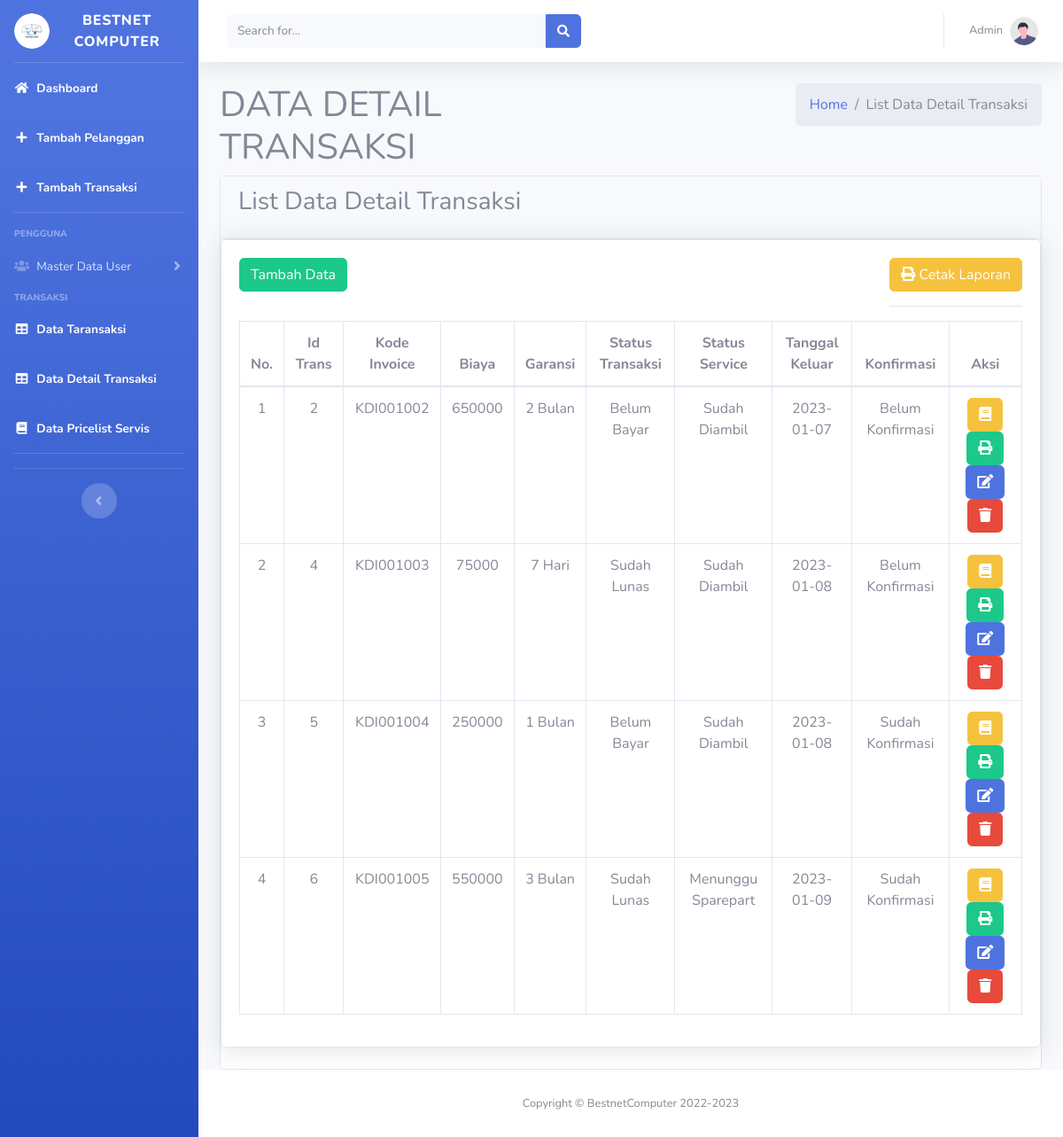
/index.php/detailtransaksi, run on an earlier commit of the app's database.
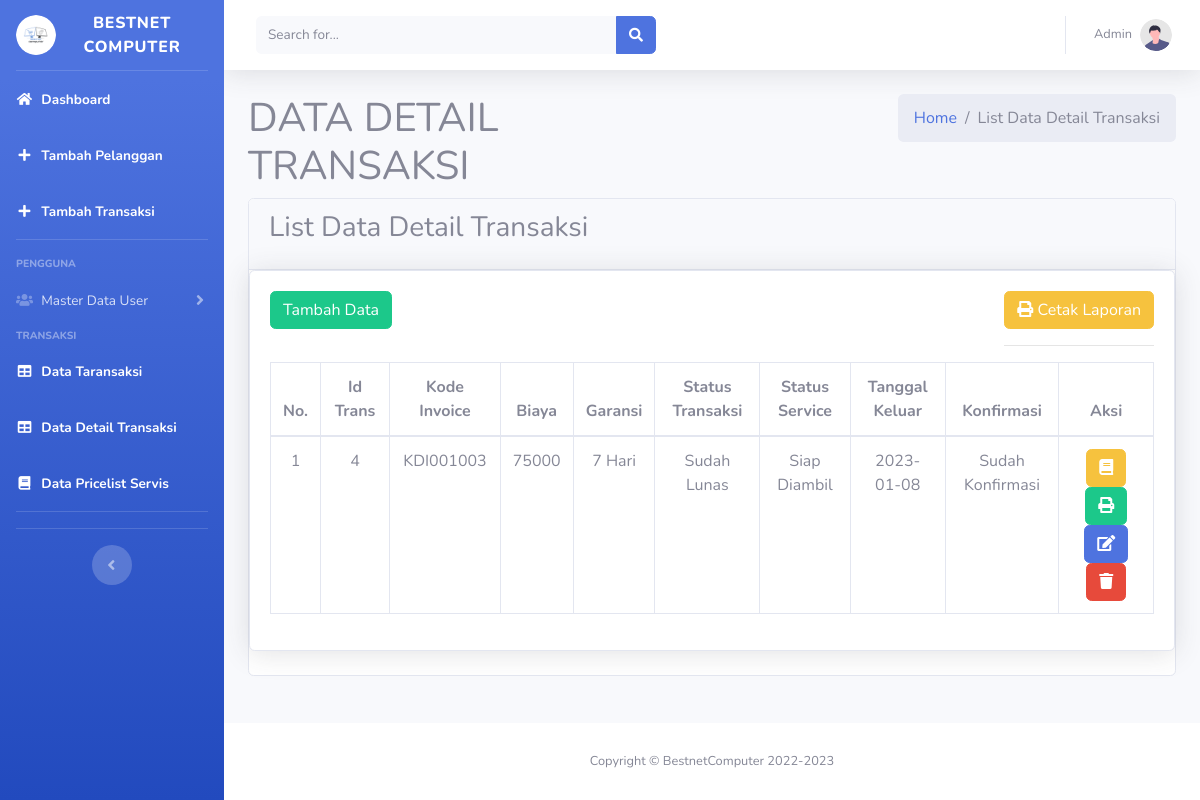
And on a later commit of the database.
### tables this page shows
CREATE TABLE `tbl_detailtransaksi` (
  `Id_Detailtrans` int(11) NOT NULL AUTO_INCREMENT,
  `Id_Transaksi` int(11) DEFAULT NULL,
  `Kode_Invoice` varchar(25) DEFAULT NULL,
  `Harga` varchar(10) DEFAULT NULL,
  `Garansi` varchar(50) DEFAULT NULL,
  `Status_Transaksi` enum('Belum Bayar','DP','Sudah Lunas') NOT NULL,
  `Status_Servis` enum('Dibatalkan','Menunggu Sparepart','On Process','Siap Diambil','Sudah Diambil') NOT NULL,
  `Tanggal_Keluar` date DEFAULT NULL,
  `Konfirmasi` enum('Belum Konfirmasi','Sudah Konfirmasi') NOT NULL,
  PRIMARY KEY (`Id_Detailtrans`),
  KEY `tbl_detailtransaksi_ibfk_1` (`Id_Transaksi`),
  CONSTRAINT `tbl_detailtransaksi_ibfk_1` FOREIGN KEY (`Id_Transaksi`) REFERENCES `tbl_transaksi` (`Id_Transaksi`) ON DELETE CASCADE ON UPDATE CASCADE
);

CREATE TABLE `tbl_transaksi` (
  `Id_Transaksi` int(11) NOT NULL AUTO_INCREMENT,
  `Id_User` varchar(11) DEFAULT NULL,
  `Id_Pelanggan` int(11) DEFAULT NULL,
  `Tanggal_Masuk` date DEFAULT NULL,
  `Tipe` enum('Laptop','Printer','Proyektor','PC AIO','PC Build Up','PC Rakitan','Scanner','Monitor') DEFAULT NULL,
  `Model` varchar(50) DEFAULT NULL,
  `Kelengkapan` varchar(100) DEFAULT NULL,
  `Kendala` varchar(100) DEFAULT NULL,
  PRIMARY KEY (`Id_Transaksi`),
  KEY `Id_User` (`Id_User`),
  KEY `tbl_transaksi_ibfk_3` (`Id_Pelanggan`),
  CONSTRAINT `tbl_transaksi_ibfk_2` FOREIGN KEY (`Id_User`) REFERENCES `tbl_user` (`Id_User`) ON DELETE CASCADE ON UPDATE CASCADE,
  CONSTRAINT `tbl_transaksi_ibfk_3` FOREIGN KEY (`Id_Pelanggan`) REFERENCES `tbl_pelanggan` (`Id_Pelanggan`) ON DELETE CASCADE ON UPDATE CASCADE
);

### application/libraries/Template.php (called while the page is built, shortened)
<?php
class Template {
    var $data_template = [];
    function set($name, $value){
        $this->data_template[$name] = $value;
    }
    function load($template = '', $fileview = '', $dataview= [], $return = FALSE)
    {
        $this->CI =& get_instance();
        $this->set('content', $this->CI->load->view($fileview, $dataview, TRUE));
        return $this->CI->load->view($template, $this->data_template, $return);
    }
}

### application/controllers/Detailtransaksi.php (called while the page is built, shortened)
<?php
class Detailtransaksi extends CI_Controller
{
	public function index()
	{
		$data = [
			'judul' => 'DATA DETAIL TRANSAKSI',
			'subjudul' => 'List Data Detail Transaksi',
			'datadetailtransaksi' => $this->MDetailtransaksi->tampilJoinTransaksi()->result(),
		];
		$this->template->load('pages_admin/index', 'dt_detailtransaksi/v_detailtransaksi', $data);
	}
}

### index.php (called while the page is built, shortened)
<?php
require_once BASEPATH.'core/CodeIgniter.php';

### application/models/MDetailtransaksi.php (called while the page is built, shortened)
<?php
class MDetailtransaksi extends CI_Model
{
	public function tampilJoinTransaksi()
	{
		$this->db->select('*');
		$this->db->from('tbl_detailtransaksi');
		$this->db->join('tbl_transaksi', 'tbl_detailtransaksi.Id_Transaksi = tbl_transaksi.Id_Transaksi', 'left');
		$query = $this->db->get();
		return $query;
	}
}

### application/views/dt_detailtransaksi/v_detailtransaksi.php (the view, shortened to what this page needs)
<div class="card card-primary">
	<div class="card-header">
		<h3 class="card-title"><?= $subjudul ?></h3>
	</div>
	<div class="card shadow mb-4">
		<div class="card-body">
			<a href="<?= site_url('detailtransaksi/add') ?>" class="btn btn-success">Tambah Data</a>
			<div class="float-sm-right">
				<a href="<?= site_url('detailtransaksi/cetakLaporan') ?>" target="_blank" class="btn btn-warning"><i class="fa fa-print"></i> Cetak Laporan</a>
				<hr>
			</div>
			<div class="table-responsive">
				<table class="table table-bordered text-center" id="dataTable" width="100%" cellspacing="0">
					<thead>
						<th>No.</th>
						<th>Id Trans</th>
						<th>Kode Invoice</th>
						<th>Biaya</th>
						<th>Garansi</th>
						<th>Status Transaksi</th>
						<th>Status Service</th>
						<th>Tanggal Keluar</th>
						<th>Konfirmasi</th>
						<th>Aksi</th>
					</thead>
					<tbody>
						<?php $Id_Detailtrans = 1; ?>
						<?php foreach ($datadetailtransaksi as $key) {
						?>
							<tr>
								<td><?= $Id_Detailtrans++; ?></td>
								<td><?php echo $key->Id_Transaksi ?></td>
								<td><?php echo $key->Kode_Invoice ?></td>
								<td><?php echo $key->Harga ?></td>
								<td><?php echo $key->Garansi ?></td>
								<td><?php echo $key->Status_Transaksi ?></td>
								<td><?php echo $key->Status_Servis ?></td>
								<td><?php echo $key->Tanggal_Keluar ?></td>
								<td><?php echo $key->Konfirmasi ?></td>
								<td>
									<a href="<?= site_url('detailtransaksi/cetakTandaterima/' . $key->Id_Detailtrans) ?>" target="_blank" class="btn btn-warning"><i class="fa fa-book"></i></a>
									<a href="<?= site_url('detailtransaksi/cetakLaporan/' . $key->Id_Detailtrans) ?>" target="_blank" class="btn btn-success"><i class="fa fa-print"></i></a>
									<a href="<?= site_url('detailtransaksi/edit/' . $key->Id_Detailtrans) ?>" class="btn btn-primary"><i class="fa fa-edit"></i></a>
									<a href="<?= site_url('detailtransaksi/hapus/' . $key->Id_Detailtrans) ?>" class="btn btn-danger"><i class="fa fa-trash"></i></a>
								</td>
							</tr>
						<?php } ?>
					</tbody>
				</table>
			</div>
		</div>
	</div>
</div>

### application/views/pages_admin/index.php (shortened to what this page needs)
<!DOCTYPE html>
<html lang="en">
<head>
	<link href="<?= base_url() ?>/assets/vendor/fontawesome-free/css/all.min.css" rel="stylesheet" type="text/css">
	<link href="<?= base_url() ?>/assets/css/sb-admin-2.min.css" rel="stylesheet">
	<link href="<?= base_url() ?>/assets/vendor/datatables/dataTables.bootstrap4.min.css" rel="stylesheet">
</head>
<body id="page-top">
	<div id="wrapper">
		<?php include "sidebar.php"; ?>
		<div id="content-wrapper" class="d-flex flex-column">
			<div id="content">
				<?php include "topbar.php"; ?>
				<div class="content-wrapper">
					<div class="content-header">
						<div class="container-fluid">
							<div class="row mb-2">
								<div class="col-sm-6">
									<h1 class="m-0"><?= $judul ?></h1>
								</div>
								<div class="col-sm-6">
									<ol class="breadcrumb float-sm-right">
										<li class="breadcrumb-item"><a href="<?= site_url('welcome') ?>">Home</a></li>
										<li class="breadcrumb-item active"><?= $subjudul ?></li>
									</ol>
								</div>
							</div>
						</div>
					</div>
					<section class="content">
						<div class="container-fluid">
							<?= $content ?>
						</div>
					</section>
				</div>
			</div>
			<?php include "footer.php"; ?>
		</div>
	</div>
</body>
</html>

### application/views/pages_admin/sidebar.php (shortened to what this page needs)
<ul class="navbar-nav bg-gradient-primary sidebar sidebar-dark accordion" id="accordionSidebar">
	<a class="sidebar-brand d-flex align-items-center justify-content-center" href="#">
		<img class="btn-circle elevation-3" src="<?= base_url() ?>/assets/img/bestnet.png" alt="AdminLTELogo" height="150" width="150">
		<div class="sidebar-brand-text mx-1">BESTNET COMPUTER</div>
	</a>
	<hr class="sidebar-divider my-0">
	<li class="nav-item active">
		<a class="nav-link" href="<?= site_url('welcome') ?>">
			<i class="fas fa-fw fa-home"></i>
			<span>Dashboard</span></a>
	</li>
	<li class="nav-item active">
		<a class="nav-link" href="<?= site_url('pelanggan/add') ?>">
			<i class="fas fa-fw fa-plus"></i>
			<span>Tambah Pelanggan</span></a>
	</li>
	<li class="nav-item active">
		<a class="nav-link" href="<?= site_url('transaksi/add') ?>">
			<i class="fas fa-fw fa-plus"></i>
			<span>Tambah Transaksi</span></a>
	</li>
	<hr class="sidebar-divider">
	<div class="sidebar-heading">
		Pengguna
	</div>
	<li class="nav-item">
		<a class="nav-link collapsed" href="#" data-toggle="collapse" data-target="#collapseTwo" aria-expanded="true" aria-controls="collapseTwo">
			<i class="fas fa-fw fa-users"></i>
			<span>Master Data User</span>
		</a>
	</li>
	<div class="sidebar-heading">
		Transaksi
	</div>
	<li class="nav-item active">
		<a class="nav-link" href="<?= site_url('transaksi') ?>">
			<i class="fas fa-fw fa-table"></i>
			<span>Data Taransaksi</span></a>
	</li>
	<li class="nav-item active">
		<a class="nav-link" href="<?= site_url('detailtransaksi') ?>">
			<i class="fas fa-fw fa-table"></i>
			<span>Data Detail Transaksi</span></a>
	</li>
	<li class="nav-item active">
		<a class="nav-link" href="<?= site_url('pricelist') ?>">
			<i class="fas fa-fw fa-book"></i>
			<span>Data Pricelist Servis</span></a>
	</li>
	<hr class="sidebar-divider">
	<hr class="sidebar-divider d-none d-md-block">
	<div class="text-center d-none d-md-inline">
		<button class="rounded-circle border-0" id="sidebarToggle"></button>
	</div>
</ul>

### application/views/pages_admin/Topbar.php (shortened to what this page needs)
<nav class="navbar navbar-expand navbar-light bg-white topbar mb-4 static-top shadow">
	<form class="d-none d-sm-inline-block form-inline mr-auto ml-md-3 my-2 my-md-0 mw-100 navbar-search">
		<div class="input-group">
			<input type="text" class="form-control bg-light border-0 small" placeholder="Search for..." aria-label="Search" aria-describedby="basic-addon2">
			<div class="input-group-append">
				<button class="btn btn-primary" type="button">
					<i class="fas fa-search fa-sm"></i>
				</button>
			</div>
		</div>
	</form>
	<ul class="navbar-nav ml-auto">
		<li class="nav-item dropdown no-arrow">
			<a class="nav-link dropdown-toggle" href="#" id="userDropdown" role="button" data-toggle="dropdown" aria-haspopup="true" aria-expanded="false">
				<span class="mr-2 d-none d-lg-inline text-gray-600 small">Admin</span>
				<img class="img-profile rounded-circle" src="<?= base_url() ?>/assets/img/undraw_profile.svg">
			</a>
		</li>
	</ul>
</nav>

### application/views/pages_admin/footer.php
<footer class="sticky-footer bg-white">
	<div class="container my-auto">
		<div class="copyright text-center my-auto">
			<span>Copyright &copy; BestnetComputer 2022-2023</span>
		</div>
	</div>
</footer>

What changed in the data, as far as the page shows it:
removed tbl_detailtransaksi: Id_Transaksi.Id_Transaksi "2", Kode_Invoice "KDI001002", Harga "650000", Garansi "2 Bulan", Status_Transaksi "Belum Bayar", Status_Servis "Sudah Diambil", Tanggal_Keluar "2023-01-07", Konfirmasi "Belum Konfirmasi"
removed tbl_detailtransaksi: Id_Transaksi.Id_Transaksi "5", Kode_Invoice "KDI001004", Harga "250000", Garansi "1 Bulan", Status_Transaksi "Belum Bayar", Status_Servis "Sudah Diambil", Tanggal_Keluar "2023-01-08", Konfirmasi "Sudah Konfirmasi"
removed tbl_detailtransaksi: Id_Transaksi.Id_Transaksi "6", Kode_Invoice "KDI001005", Harga "550000", Garansi "3 Bulan", Status_Transaksi "Sudah Lunas", Status_Servis "Menunggu Sparepart", Tanggal_Keluar "2023-01-09", Konfirmasi "Sudah Konfirmasi"
changed tbl_detailtransaksi "KDI001003": Status_Servis "Sudah Diambil" → "Siap Diambil"; Konfirmasi "Belum Konfirmasi" → "Sudah Konfirmasi"
